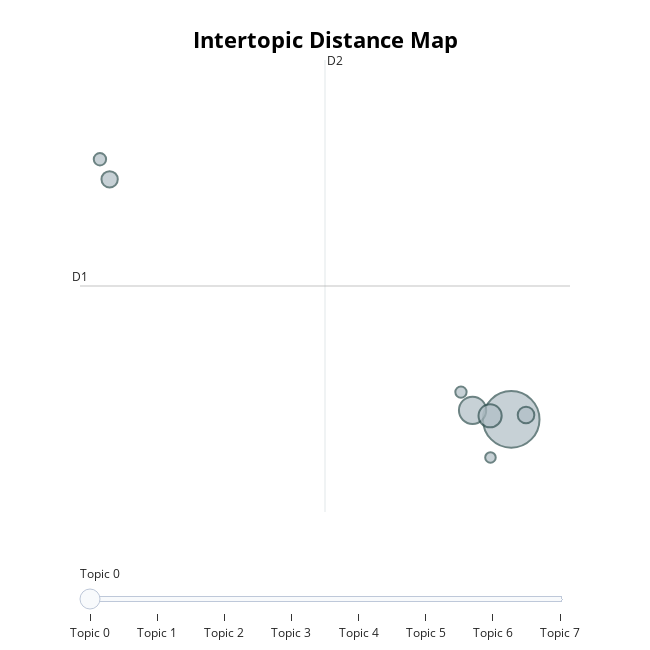

The notebook cell saved with this chart:
### Markdown cell above
## Topic Visualiszieren, Outlier Reduzieren, Topics mergen

### Code cell
data_model_3.visualize_topics()
#data_model_3.visualize_hierarchy() # Hilft extrem zu sehen, welche Themen zusammengehören

### Figure 1 — Plotly figure (JSON) as saved in the notebook; plotly's stock layout.template omitted (floating-point values rounded to 4 significant figures)
{"data": [{"customdata": [[0, "software | informatik | systems | systeme | engineering", 3080], [1, "learning | machine learning | deep learning | 3d | vision", 715], [2, "algorithmen | process mining | algorithms | datenstrukturen | data science", 517], [3, "quantum | cryptography | quantum computing | kryptographie | security privacy", 265], [4, "bioinformatik | biometrie | bioinformatics | epidemiologie med biometrie | biometrie med", 257], [5, "data | medizinische | medizinische informatik | healthcare | informatics", 147], [6, "control | robotics | robotik | robot | robots", 123], [7, "datenbanken informationssysteme | datenbanksysteme | datenbank entwurf | datenbanken datenbanken | datenbanken informationssysteme datenbanken", 107]], "hovertemplate": "<b>Topic %{customdata[0]}</b><br>%{customdata[1]}<br>Size: %{customdata[2]}", "legendgroup": "", "marker": {"color": "#B0BEC5", "line": {"color": "DarkSlateGrey", "width": 2}, "size": [3080, 715, 517, 265, 257, 147, 123, 107], "sizemode": "area", "sizeref": 1.925, "symbol": "circle"}, "mode": "markers", "name": "", "orientation": "v", "showlegend": false, "type": "scatter", "x": [9.778, 8.42, 9.036, 10.3, -4.331, -4.671, 8.012, 9.048], "xaxis": "x", "y": [6.818, 6.972, 6.879, 6.892, 10.89, 11.23, 7.281, 6.172], "yaxis": "y"}], "layout": {"annotations": [{"showarrow": false, "text": "D1", "x": -5.372, "y": 9.082, "yshift": 10}, {"showarrow": false, "text": "D2", "x": 3.235, "xshift": 10, "y": 12.92}], "height": 650, "hoverlabel": {"bgcolor": "white", "font": {"family": "Rockwell", "size": 16}}, "legend": {"itemsizing": "constant", "tracegroupgap": 0}, "margin": {"t": 60}, "shapes": [{"line": {"color": "#CFD8DC", "width": 2}, "type": "line", "x0": 3.235, "x1": 3.235, "y0": 5.246, "y1": 12.92}, {"line": {"color": "#9E9E9E", "width": 2}, "type": "line", "x0": -5.372, "x1": 11.84, "y0": 9.082, "y1": 9.082}], "sliders": [{"active": 0, "pad": {"t": 50}, "steps": [{"args": [{"marker.color": [["red", "#B0BEC5", "#B0BEC5", "#B0BEC5", "#B0BEC5", "#B0BEC5", "#B0BEC5", "#B0BEC5"]]}], "label": "Topic 0", "method": "update"}, {"args": [{"marker.color": [["#B0BEC5", "red", "#B0BEC5", "#B0BEC5", "#B0BEC5", "#B0BEC5", "#B0BEC5", "#B0BEC5"]]}], "label": "Topic 1", "method": "update"}, {"args": [{"marker.color": [["#B0BEC5", "#B0BEC5", "red", "#B0BEC5", "#B0BEC5", "#B0BEC5", "#B0BEC5", "#B0BEC5"]]}], "label": "Topic 2", "method": "update"}, {"args": [{"marker.color": [["#B0BEC5", "#B0BEC5", "#B0BEC5", "red", "#B0BEC5", "#B0BEC5", "#B0BEC5", "#B0BEC5"]]}], "label": "Topic 3", "method": "update"}, {"args": [{"marker.color": [["#B0BEC5", "#B0BEC5", "#B0BEC5", "#B0BEC5", "red", "#B0BEC5", "#B0BEC5", "#B0BEC5"]]}], "label": "Topic 4", "method": "update"}, {"args": [{"marker.color": [["#B0BEC5", "#B0BEC5", "#B0BEC5", "#B0BEC5", "#B0BEC5", "red", "#B0BEC5", "#B0BEC5"]]}], "label": "Topic 5", "method": "update"}, {"args": [{"marker.color": [["#B0BEC5", "#B0BEC5", "#B0BEC5", "#B0BEC5", "#B0BEC5", "#B0BEC5", "red", "#B0BEC5"]]}], "label": "Topic 6", "method": "update"}, {"args": [{"marker.color": [["#B0BEC5", "#B0BEC5", "#B0BEC5", "#B0BEC5", "#B0BEC5", "#B0BEC5", "#B0BEC5", "red"]]}], "label": "Topic 7", "method": "update"}]}], "title": {"font": {"color": "Black", "size": 22}, "text": "<b>Intertopic Distance Map</b>", "x": 0.5, "xanchor": "center", "y": 0.95, "yanchor": "top"}, "width": 650, "xaxis": {"anchor": "y", "domain": [0, 1], "range": [-5.372, 11.84], "title": {"text": ""}, "visible": false}, "yaxis": {"anchor": "x", "domain": [0, 1], "range": [5.246, 12.92], "title": {"text": ""}, "visible": false}}}
